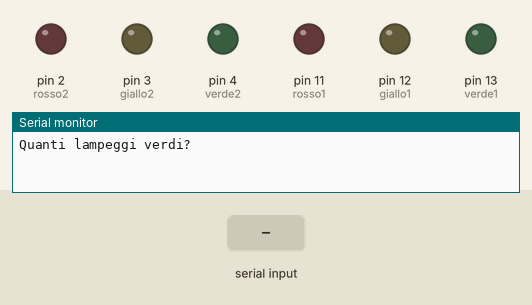
Bench run of a sketch on a simulated Arduino Uno, built with avr-gcc and run on an emulated ATmega328P. Parts: output pins drawn as LEDs (lit = HIGH), the last lines printed to the serial monitor. Dashed ring = blinking. Inputs (shaded band) come from the test bench.

Above: at 0.9 s.
1.0 s: "90,45,200\n" received over Serial
3.5 s: "30,150,10\n" received over Serial
6.0 s: "90,45\n" received over Serial
8.5 s: "30,150\n" received over Serial
At 9.97 s:
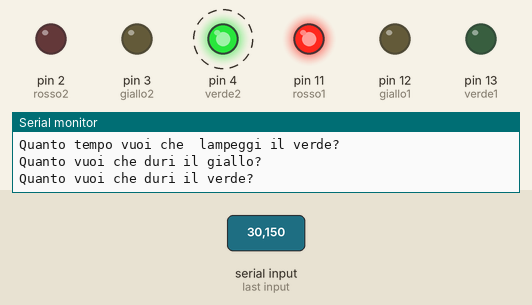
At 15.2 s:
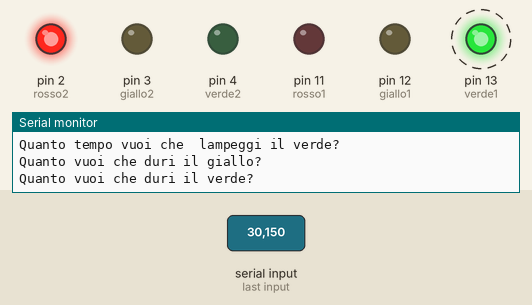
Timing chart, 0 to 16.5 s (numbered marks = the images above; inputs shaded):
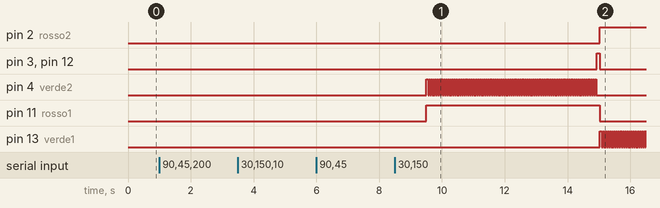

Measured:
- after the input at 8.5 s, pin 2 (rosso2): LOW → HIGH after 6.5 s; pin 3 (giallo2): LOW → HIGH after 6.4 s, → LOW 0.09 s later

The sketch:

SEMAFORO.ino
```cpp
int rosso1 =  11;
int giallo1 = 12 ;
int verde1= 13 ;
int rosso2 = 2  ;
int giallo2= 3 ;
int verde2= 4 ;
int numLampeggi ;
int DurataGiallo;
int DurataRosso;
int DurataVerde;
int tempoLampeggi;
void setup()
{
  // put your setup code here, to run once:
  pinMode (rosso1, OUTPUT);
  pinMode (giallo1, OUTPUT);
  pinMode (verde1,OUTPUT);
  pinMode (rosso2, OUTPUT);
  pinMode (giallo2, OUTPUT);
  pinMode (verde2,OUTPUT);
  Serial.begin(9600);
  richiestaValoriLampeggi();
  richiestaValoritempoLampeggi();
  richiestaDuaratagiallo();
  richiestaDuarataVerde();


}

void loop()
{
  // put your main code here, to run repeatedly:
digitalWrite(rosso1,HIGH);
digitalWrite(verde2,HIGH);
delay(DurataVerde);
LampeggioVerde2();
digitalWrite(giallo1,HIGH);
digitalWrite(giallo2 , HIGH);
delay(DurataGiallo);
digitalWrite(rosso1,LOW);
digitalWrite(giallo1,LOW);
digitalWrite(giallo2,LOW);
digitalWrite(rosso2,HIGH);
digitalWrite(verde1,HIGH);
delay(DurataVerde);
LampeggioVerde1();
digitalWrite(giallo1,HIGH);
digitalWrite(giallo2,HIGH);
delay(DurataGiallo);
digitalWrite(giallo1,LOW);
digitalWrite(giallo2,LOW);
digitalWrite(rosso2,LOW);
}

void richiestaValoriLampeggi()
{
  Serial.println ( "Quanti lampeggi verdi?");
  while ( Serial.available() == 0)   {};
  numLampeggi  = Serial.readString().toInt();
}


void richiestaValoritempoLampeggi()
{
  Serial.println ( "Quanto tempo vuoi che  lampeggi il verde?");
  while ( Serial.available() == 0)   {};
  tempoLampeggi  = Serial.readString().toInt();
}


void richiestaDuaratagiallo()
{
  Serial.println ( "Quanto vuoi che duri il giallo?");
  while ( Serial.available() == 0)   {};
  DurataGiallo = Serial.readString().toInt();
}


void richiestaDuarataVerde()
{
  Serial.println ( "Quanto vuoi che duri il verde?");
  while ( Serial.available() == 0)   {};
  DurataVerde  = Serial.readString().toInt();
}


void LampeggioVerde1(){
  for (int i = 0; i<numLampeggi; i++)
  {
  digitalWrite(verde1,HIGH);
  delay(tempoLampeggi);
  digitalWrite(verde1,LOW);
  delay(tempoLampeggi);
  }
}


void LampeggioVerde2(){
  for (int i = 0; i< numLampeggi; i++)
  {
  digitalWrite(verde2,HIGH);
  delay(tempoLampeggi);
  digitalWrite(verde2,LOW);
  delay(tempoLampeggi);
  }

}
```
